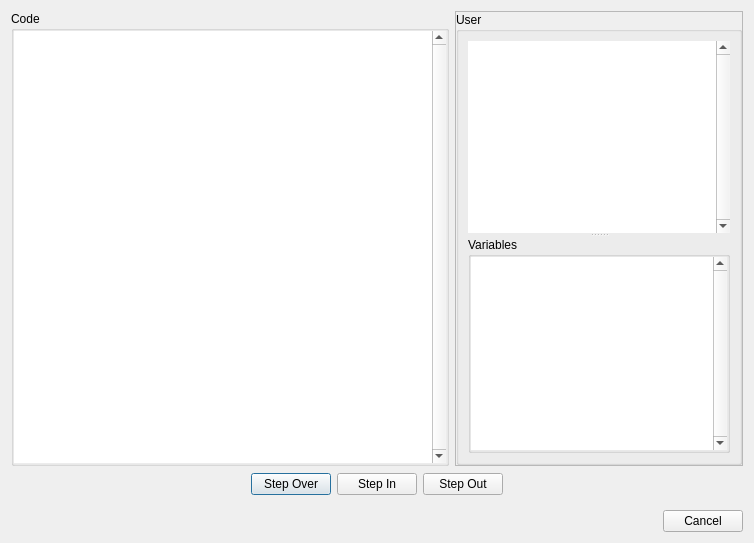
<?xml version="1.0" encoding="UTF-8"?>
<ui version="4.0">
 <class>DebugDialog</class>
 <widget class="QDialog" name="DebugDialog">
  <property name="geometry">
   <rect>
    <x>0</x>
    <y>0</y>
    <width>754</width>
    <height>543</height>
   </rect>
  </property>
  <property name="windowTitle">
   <string>Dialog</string>
  </property>
  <layout class="QVBoxLayout" name="verticalLayout">
   <item>
    <widget class="QFrame" name="frame">
     <property name="frameShape">
      <enum>QFrame::Shape::NoFrame</enum>
     </property>
     <property name="frameShadow">
      <enum>QFrame::Shadow::Plain</enum>
     </property>
     <layout class="QHBoxLayout" name="horizontalLayout">
      <property name="leftMargin">
       <number>0</number>
      </property>
      <property name="topMargin">
       <number>0</number>
      </property>
      <property name="rightMargin">
       <number>0</number>
      </property>
      <property name="bottomMargin">
       <number>0</number>
      </property>
      <item>
       <widget class="QGroupBox" name="codeGroupBox">
        <property name="title">
         <string>Code</string>
        </property>
        <layout class="QVBoxLayout" name="verticalLayout_2">
         <property name="leftMargin">
          <number>0</number>
         </property>
         <property name="topMargin">
          <number>0</number>
         </property>
         <property name="rightMargin">
          <number>0</number>
         </property>
         <property name="bottomMargin">
          <number>0</number>
         </property>
         <item>
          <widget class="QListWidget" name="codeListWidget">
           <property name="font">
            <font>
             <family>Consolas</family>
             <pointsize>10</pointsize>
            </font>
           </property>
           <property name="styleSheet">
            <string notr="true">QListWidget::item:selected { 
    background-color: #777777; 
    color: white;
}</string>
           </property>
           <property name="frameShape">
            <enum>QFrame::Shape::NoFrame</enum>
           </property>
           <property name="frameShadow">
            <enum>QFrame::Shadow::Plain</enum>
           </property>
           <property name="verticalScrollBarPolicy">
            <enum>Qt::ScrollBarPolicy::ScrollBarAlwaysOn</enum>
           </property>
           <property name="horizontalScrollBarPolicy">
            <enum>Qt::ScrollBarPolicy::ScrollBarAlwaysOff</enum>
           </property>
           <property name="showDropIndicator" stdset="0">
            <bool>false</bool>
           </property>
           <property name="selectionMode">
            <enum>QAbstractItemView::SelectionMode::SingleSelection</enum>
           </property>
           <property name="selectionBehavior">
            <enum>QAbstractItemView::SelectionBehavior::SelectRows</enum>
           </property>
          </widget>
         </item>
        </layout>
       </widget>
      </item>
      <item>
       <widget class="QFrame" name="frame_3">
        <property name="frameShape">
         <enum>QFrame::Shape::StyledPanel</enum>
        </property>
        <property name="frameShadow">
         <enum>QFrame::Shadow::Raised</enum>
        </property>
        <layout class="QVBoxLayout" name="verticalLayout_4">
         <property name="leftMargin">
          <number>0</number>
         </property>
         <property name="topMargin">
          <number>0</number>
         </property>
         <property name="rightMargin">
          <number>0</number>
         </property>
         <property name="bottomMargin">
          <number>0</number>
         </property>
         <item>
          <widget class="QGroupBox" name="userGroupBox">
           <property name="title">
            <string>User</string>
           </property>
           <layout class="QVBoxLayout" name="verticalLayout_3">
            <item>
             <widget class="QSplitter" name="splitter">
              <property name="orientation">
               <enum>Qt::Orientation::Vertical</enum>
              </property>
              <widget class="QListWidget" name="userLstWidget">
               <property name="styleSheet">
                <string notr="true">QListWidget::item:selected { 
    background-color: #777777; 
    color: white;
}</string>
               </property>
               <property name="frameShape">
                <enum>QFrame::Shape::NoFrame</enum>
               </property>
               <property name="frameShadow">
                <enum>QFrame::Shadow::Plain</enum>
               </property>
               <property name="verticalScrollBarPolicy">
                <enum>Qt::ScrollBarPolicy::ScrollBarAlwaysOn</enum>
               </property>
               <property name="horizontalScrollBarPolicy">
                <enum>Qt::ScrollBarPolicy::ScrollBarAlwaysOff</enum>
               </property>
               <property name="selectionMode">
                <enum>QAbstractItemView::SelectionMode::NoSelection</enum>
               </property>
              </widget>
              <widget class="QGroupBox" name="variableGroupBox">
               <property name="title">
                <string>Variables</string>
               </property>
               <layout class="QVBoxLayout" name="verticalLayout_5">
                <property name="leftMargin">
                 <number>0</number>
                </property>
                <property name="topMargin">
                 <number>0</number>
                </property>
                <property name="rightMargin">
                 <number>0</number>
                </property>
                <property name="bottomMargin">
                 <number>0</number>
                </property>
                <item>
                 <widget class="QTableWidget" name="variableTableWidget">
                  <property name="styleSheet">
                   <string notr="true">QTableWidget::item:selected { \n    background-color: #777777; \n    color: white;\n}</string>
                  </property>
                  <property name="frameShape">
                   <enum>QFrame::Shape::NoFrame</enum>
                  </property>
                  <property name="frameShadow">
                   <enum>QFrame::Shadow::Plain</enum>
                  </property>
                  <property name="lineWidth">
                   <number>0</number>
                  </property>
                  <property name="verticalScrollBarPolicy">
                   <enum>Qt::ScrollBarPolicy::ScrollBarAlwaysOn</enum>
                  </property>
                  <property name="editTriggers">
                   <set>QAbstractItemView::EditTrigger::NoEditTriggers</set>
                  </property>
                  <property name="tabKeyNavigation">
                   <bool>false</bool>
                  </property>
                  <property name="showDropIndicator" stdset="0">
                   <bool>false</bool>
                  </property>
                  <property name="dragDropOverwriteMode">
                   <bool>false</bool>
                  </property>
                  <property name="selectionMode">
                   <enum>QAbstractItemView::SelectionMode::NoSelection</enum>
                  </property>
                  <property name="selectionBehavior">
                   <enum>QAbstractItemView::SelectionBehavior::SelectRows</enum>
                  </property>
                  <property name="showGrid">
                   <bool>false</bool>
                  </property>
                  <property name="wordWrap">
                   <bool>false</bool>
                  </property>
                  <property name="columnCount">
                   <number>2</number>
                  </property>
                  <property name="supportedDragActions">
                   <set>Qt::DropAction::IgnoreAction</set>
                  </property>
                  <attribute name="horizontalHeaderVisible">
                   <bool>false</bool>
                  </attribute>
                  <attribute name="horizontalHeaderStretchLastSection">
                   <bool>true</bool>
                  </attribute>
                  <column/>
                  <column/>
                 </widget>
                </item>
               </layout>
              </widget>
             </widget>
            </item>
           </layout>
          </widget>
         </item>
        </layout>
       </widget>
      </item>
     </layout>
    </widget>
   </item>
   <item>
    <widget class="QFrame" name="frame_2">
     <property name="minimumSize">
      <size>
       <width>0</width>
       <height>32</height>
      </size>
     </property>
     <property name="maximumSize">
      <size>
       <width>16777215</width>
       <height>32</height>
      </size>
     </property>
     <property name="frameShape">
      <enum>QFrame::Shape::NoFrame</enum>
     </property>
     <property name="frameShadow">
      <enum>QFrame::Shadow::Plain</enum>
     </property>
     <layout class="QHBoxLayout" name="horizontalLayout_2">
      <property name="topMargin">
       <number>0</number>
      </property>
      <property name="bottomMargin">
       <number>8</number>
      </property>
      <item>
       <spacer name="horizontalSpacer">
        <property name="orientation">
         <enum>Qt::Orientation::Horizontal</enum>
        </property>
        <property name="sizeHint" stdset="0">
         <size>
          <width>40</width>
          <height>20</height>
         </size>
        </property>
       </spacer>
      </item>
      <item>
       <widget class="QPushButton" name="overPushButton">
        <property name="maximumSize">
         <size>
          <width>80</width>
          <height>16777215</height>
         </size>
        </property>
        <property name="text">
         <string>Step Over</string>
        </property>
       </widget>
      </item>
      <item>
       <widget class="QPushButton" name="inPushButton">
        <property name="maximumSize">
         <size>
          <width>80</width>
          <height>16777215</height>
         </size>
        </property>
        <property name="text">
         <string>Step In</string>
        </property>
       </widget>
      </item>
      <item>
       <widget class="QPushButton" name="outPushButton">
        <property name="maximumSize">
         <size>
          <width>80</width>
          <height>16777215</height>
         </size>
        </property>
        <property name="text">
         <string>Step Out</string>
        </property>
       </widget>
      </item>
      <item>
       <spacer name="horizontalSpacer_2">
        <property name="orientation">
         <enum>Qt::Orientation::Horizontal</enum>
        </property>
        <property name="sizeHint" stdset="0">
         <size>
          <width>40</width>
          <height>20</height>
         </size>
        </property>
       </spacer>
      </item>
     </layout>
    </widget>
   </item>
   <item>
    <widget class="QDialogButtonBox" name="buttonBox">
     <property name="orientation">
      <enum>Qt::Orientation::Horizontal</enum>
     </property>
     <property name="standardButtons">
      <set>QDialogButtonBox::StandardButton::Cancel</set>
     </property>
    </widget>
   </item>
  </layout>
 </widget>
 <resources/>
 <connections>
  <connection>
   <sender>buttonBox</sender>
   <signal>accepted()</signal>
   <receiver>DebugDialog</receiver>
   <slot>accept()</slot>
   <hints>
    <hint type="sourcelabel">
     <x>248</x>
     <y>254</y>
    </hint>
    <hint type="destinationlabel">
     <x>157</x>
     <y>274</y>
    </hint>
   </hints>
  </connection>
  <connection>
   <sender>buttonBox</sender>
   <signal>rejected()</signal>
   <receiver>DebugDialog</receiver>
   <slot>reject()</slot>
   <hints>
    <hint type="sourcelabel">
     <x>316</x>
     <y>260</y>
    </hint>
    <hint type="destinationlabel">
     <x>286</x>
     <y>274</y>
    </hint>
   </hints>
  </connection>
 </connections>
</ui>
